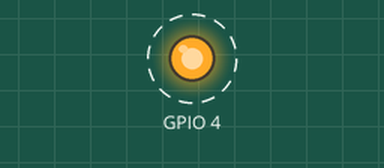
Recording of a program running on a simulated Raspberry Pi (BCM pin numbers). Parts: output pins drawn as LEDs (lit = HIGH). Dashed ring = blinking.

Above: at 0.5 s.
Timing chart, 0 to 4.6 s (numbered marks = the images above):
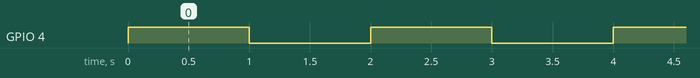

Measured:
- by itself, GPIO 4: alternates HIGH for 1.0 s and LOW for 1.0 s

The program:

relay.py
```python
##ex22 ¸±·¹ÀÌ¸ðµâ

import RPi.GPIO as GPIO
import time

GPIO.setwarnings(False)

GPIO.setmode(GPIO.BCM)
GPIO.setup(4,GPIO.OUT)

try:
    while True:
        GPIO.output(4,1)
        time.sleep(1)
        GPIO.output(4,0)
        time.sleep(1)

finally:
    GPIO.cleanup()
```
